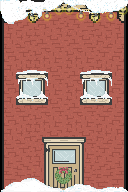

The image is a tile-based game level rendered from a .tmx file. Its description and complete source (layers, tilesets, objects, tile grids) follow:
An orthogonal 4x6 tile map with 32x32 px tiles, 5 tile layers (Tile Layer 1, Tile Layer 2, Tile Layer 3, Tile Layer 4, ...), 2 tilesets.

<map version="1.0" orientation="orthogonal" renderorder="right-down" width="4" height="6" tilewidth="32" tileheight="32" nextobjectid="1">
 <tileset firstgid="1" name="testsprite" tilewidth="32" tileheight="32">
  <image source="../tiled/testsprite.png" width="640" height="640" />
 </tileset>
 <tileset firstgid="401" name="testspriteevil" tilewidth="32" tileheight="32">
  <image source="../tiled/testspriteevil.png" width="640" height="640" />
 </tileset>
 <layer name="Tile Layer 1" width="4" height="6">
  <data>
   <tile gid="41" />
   <tile gid="42" />
   <tile gid="45" />
   <tile gid="46" />
   <tile gid="61" />
   <tile gid="51" />
   <tile gid="51" />
   <tile gid="68" />
   <tile gid="61" />
   <tile gid="51" />
   <tile gid="51" />
   <tile gid="68" />
   <tile gid="61" />
   <tile gid="51" />
   <tile gid="51" />
   <tile gid="68" />
   <tile gid="61" />
   <tile gid="51" />
   <tile gid="51" />
   <tile gid="68" />
   <tile gid="73" />
   <tile gid="75" />
   <tile gid="76" />
   <tile gid="78" />
  </data>
 </layer>
 <layer name="Tile Layer 2" width="4" height="6">
  <data>
   <tile gid="0" />
   <tile gid="0" />
   <tile gid="0" />
   <tile gid="0" />
   <tile gid="0" />
   <tile gid="0" />
   <tile gid="0" />
   <tile gid="0" />
   <tile gid="92" />
   <tile gid="93" />
   <tile gid="92" />
   <tile gid="93" />
   <tile gid="112" />
   <tile gid="113" />
   <tile gid="112" />
   <tile gid="113" />
   <tile gid="0" />
   <tile gid="19" />
   <tile gid="20" />
   <tile gid="0" />
   <tile gid="0" />
   <tile gid="39" />
   <tile gid="40" />
   <tile gid="0" />
  </data>
 </layer>
 <layer name="Tile Layer 3" width="4" height="6">
  <data>
   <tile gid="55" />
   <tile gid="56" />
   <tile gid="55" />
   <tile gid="56" />
   <tile gid="0" />
   <tile gid="0" />
   <tile gid="0" />
   <tile gid="0" />
   <tile gid="0" />
   <tile gid="0" />
   <tile gid="0" />
   <tile gid="0" />
   <tile gid="0" />
   <tile gid="0" />
   <tile gid="0" />
   <tile gid="0" />
   <tile gid="0" />
   <tile gid="0" />
   <tile gid="0" />
   <tile gid="0" />
   <tile gid="0" />
   <tile gid="0" />
   <tile gid="0" />
   <tile gid="0" />
  </data>
 </layer>
 <layer name="Tile Layer 4" width="4" height="6">
  <data>
   <tile gid="334" />
   <tile gid="335" />
   <tile gid="394" />
   <tile gid="395" />
   <tile gid="0" />
   <tile gid="0" />
   <tile gid="0" />
   <tile gid="0" />
   <tile gid="242" />
   <tile gid="243" />
   <tile gid="242" />
   <tile gid="243" />
   <tile gid="262" />
   <tile gid="263" />
   <tile gid="262" />
   <tile gid="263" />
   <tile gid="0" />
   <tile gid="0" />
   <tile gid="0" />
   <tile gid="0" />
   <tile gid="271" />
   <tile gid="272" />
   <tile gid="273" />
   <tile gid="274" />
  </data>
 </layer>
 <layer name="Tile Layer 5" width="4" height="6">
  <data>
   <tile gid="0" />
   <tile gid="0" />
   <tile gid="0" />
   <tile gid="0" />
   <tile gid="0" />
   <tile gid="0" />
   <tile gid="0" />
   <tile gid="0" />
   <tile gid="0" />
   <tile gid="0" />
   <tile gid="0" />
   <tile gid="0" />
   <tile gid="0" />
   <tile gid="0" />
   <tile gid="0" />
   <tile gid="0" />
   <tile gid="0" />
   <tile gid="0" />
   <tile gid="0" />
   <tile gid="0" />
   <tile gid="0" />
   <tile gid="57" />
   <tile gid="58" />
   <tile gid="0" />
  </data>
 </layer>
</map>
